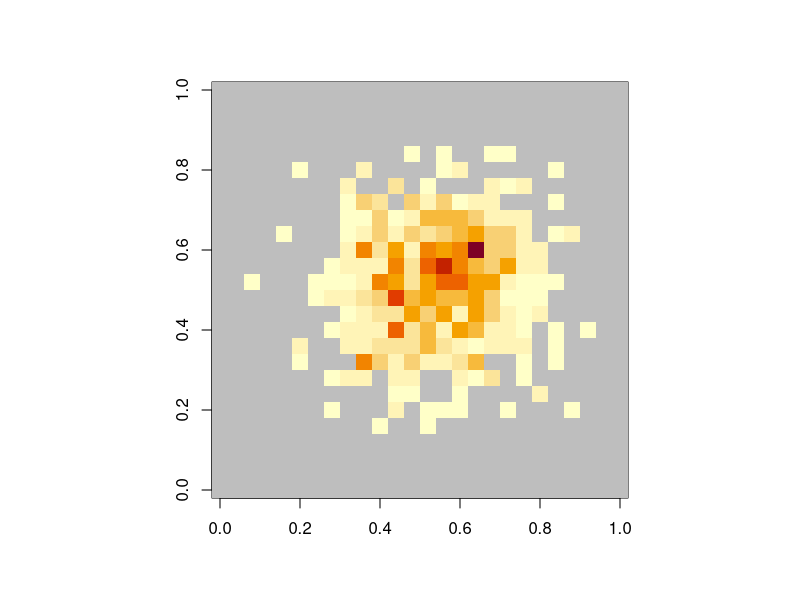
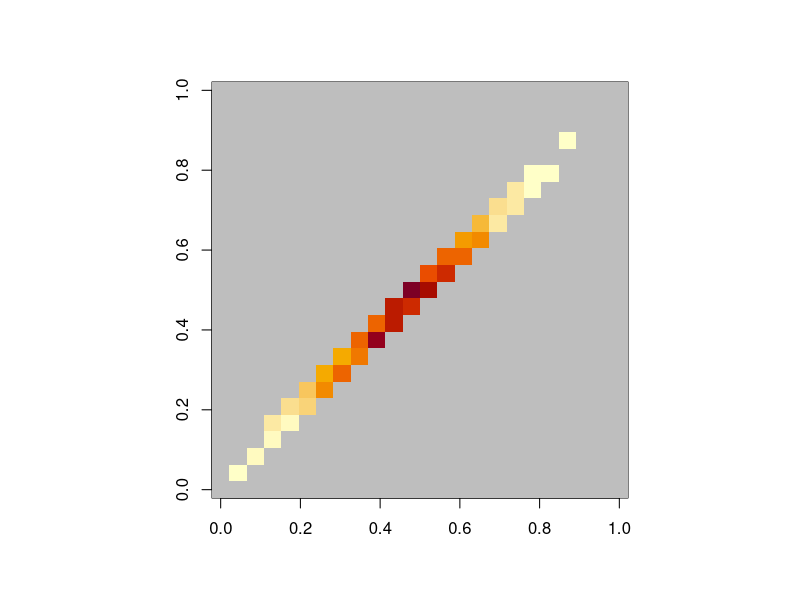

The R script that drew these images, in order:
## ---- chunk 1
set.seed(2025-3-4)
a<-rhyper(1000,20,20,6)
set.seed(2025-3-4)
b<-rhyper(1000,20,20,7)

table(a,b)
set.seed(2025-3-4)
a<-rhyper(1000,200,200,69)
set.seed(2025-3-4)
b<-rhyper(1000,200,200,70)
par(pty="s")
image(table(a,b),
      col=c("grey",hcl.colors(12, "YlOrRd", rev = TRUE)))
## ---- chunk 2
set.seed(2025-3-4)
a<-sample(1:4, prob=1:4, replace=TRUE,size=1000)
set.seed(2025-3-4)
b<-sample(1:4, prob=(1:4)+0.1, replace=TRUE,size=1000)
table(a,b)
## ---- chunk 3
my_rhyper<-function(n,...){
  u<-runif(n)
  qhyper(u,...)
}
set.seed(2025-3-4)
a<-my_rhyper(1000,200,200,69)
set.seed(2025-3-4)
b<-my_rhyper(1000,200,200,70)
par(pty="s")
image(table(a,b),
      col=c("grey",hcl.colors(20, "YlOrRd", rev = TRUE)))
